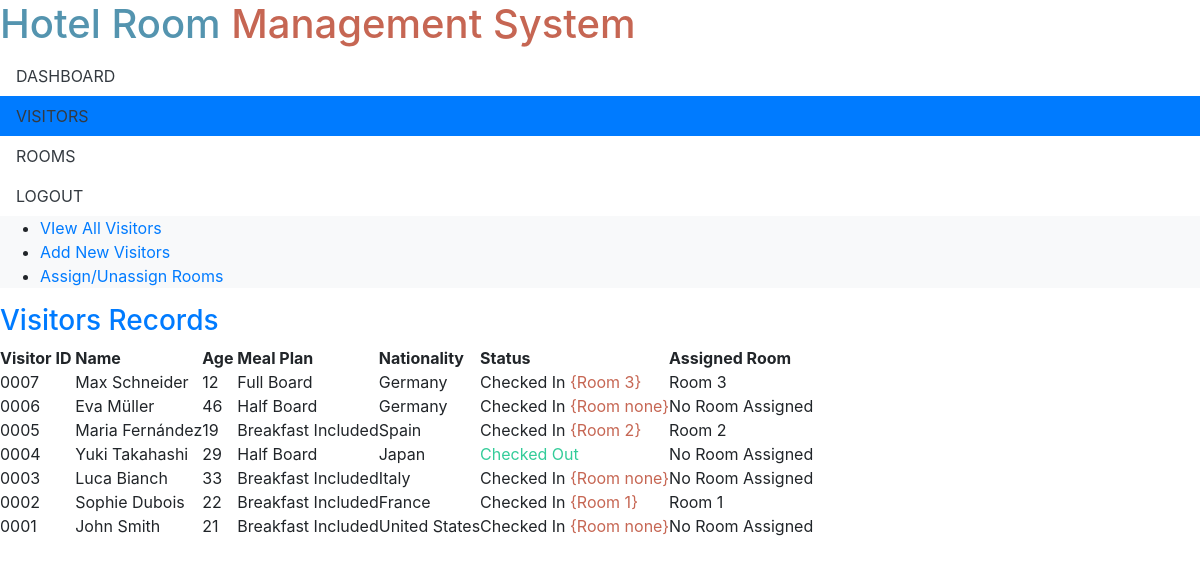
The app's page /visitors.php (signed in) with its own data.
### tables this page shows
CREATE TABLE IF NOT EXISTS `visitors` (
  `pat_id` bigint(20) NOT NULL AUTO_INCREMENT,
  `name` varchar(150) NOT NULL,
  `age` int(11) NOT NULL,
  `meal_plan` varchar(150) NOT NULL,
  `nationality` varchar(150) NOT NULL,
  `phone` varchar(150) NOT NULL,
  PRIMARY KEY (`pat_id`)
);

CREATE TABLE IF NOT EXISTS `pat_to_bed` (
  `pat_id` bigint(20) NOT NULL,
  `room_id` varchar(150) NOT NULL
);

### visitors.php (the view, shortened to what this page needs)
<?php
	require_once('connect.php');
	if(!isset($_SESSION['user_id'])){ Redirect('index.php'); }
	else
	{
		require_once('header.php');
	}
?>
        <ul id="mainNav">
        	<li><a href="dashboard.php">DASHBOARD</a></li>
        	<li><a href="visitors.php" class="active">VISITORS</a></li>
        	<li><a href="Rooms.php">ROOMS</a></li>
        	<li class="logout"><a href="logout.php">LOGOUT</a></li>
        </ul>
        <div id="containerHolder">
			<div id="container">
        		<div id="sidebar">
                	<ul class="sideNav">
                    	<li><a href="visitors.php" class="active">VIew All Visitors</a></li>
                    	<li><a href="add-visitor.php">Add New Visitors</a></li>
                    	<li><a href="assign-room.php">Assign/Unassign Rooms</a></li>
                    </ul>
                </div>
<div id="main">
    <h3>Visitors Records</h3>
        <table cellpadding="0" cellspacing="0">
            <tr>
                <td><b>Visitor ID&nbsp;</b></td>
                <td><b>Name&nbsp;</b></td>
                <td><b>Age&nbsp;</b></td>
                <td><b>Meal Plan&nbsp;</b></td>
                <td><b>Nationality&nbsp;</b></td>
                <td><b>Status&nbsp;</b></td>
                <td><b>Assigned Room&nbsp;</b></td>
            </tr>
            <?php
                $result = mysqli_query($server, "SELECT p.*, pb.room_id FROM visitors p LEFT JOIN pat_to_bed pb ON p.pat_id = pb.pat_id ORDER BY p.pat_id DESC");
                while($row = mysqli_fetch_assoc($result)) {
                    $status = "";
                    if($row['room_id'] == "none" || $row['room_id'] == 0) {
                        $status = "No Room Assigned";
                    } else {
                        $status = "Room " . $row['room_id'];
                    }
                    $rn = str_pad($row['pat_id'], 4, '0', STR_PAD_LEFT);
                    echo "<tr class='odd'>
                            <td>$rn</td>
                            <td>{$row['name']}</td>
                            <td>{$row['age']}</td>
                            <td>{$row['meal_plan']}</td>
                            <td>{$row['nationality']}</td>
                            <td>";
                    echo $row['room_id'] > 0 ? "Checked In <font color='#c66653'>{Room {$row['room_id']}}</font>" : "<font color='#33CC99'>Checked Out</font>";
                    echo "</td>
                          <td>$status</td>
                         </tr>";
                }
            ?>
        </table>
        <br /><br />
</div>

### records on screen
visitors: pat_id "0007", name "Max Schneider", age "12", meal_plan "Full Board", nationality "Germany", pat_to_bed.room_id "3", pat_to_bed.room_id "Room 3"
visitors: pat_id "0006", name "Eva Müller", age "46", meal_plan "Half Board", nationality "Germany", pat_to_bed.room_id "none", pat_to_bed.room_id "No Room Assigned"
visitors: pat_id "0005", name "Maria Fernández", age "19", meal_plan "Breakfast Included", nationality "Spain", pat_to_bed.room_id "2", pat_to_bed.room_id "Room 2"
visitors: pat_id "0004", name "Yuki Takahashi", age "29", meal_plan "Half Board", nationality "Japan", shows "Checked Out", pat_to_bed.room_id "No Room Assigned"
visitors: pat_id "0003", name "Luca Bianch", age "33", meal_plan "Breakfast Included", nationality "Italy", pat_to_bed.room_id "none", pat_to_bed.room_id "No Room Assigned"
visitors: pat_id "0002", name "Sophie Dubois", age "22", meal_plan "Breakfast Included", nationality "France", pat_to_bed.room_id "1", pat_to_bed.room_id "Room 1"
visitors: pat_id "0001", name "John Smith", age "21", meal_plan "Breakfast Included", nationality "United States", pat_to_bed.room_id "none", pat_to_bed.room_id "No Room Assigned"
